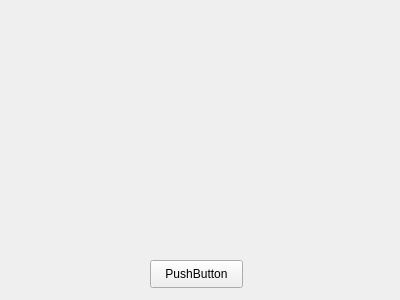
<?xml version="1.0" encoding="UTF-8"?>
<ui version="4.0">
 <class>Form</class>
 <widget class="QWidget" name="Form">
  <property name="geometry">
   <rect>
    <x>0</x>
    <y>0</y>
    <width>400</width>
    <height>300</height>
   </rect>
  </property>
  <property name="windowTitle">
   <string>Form</string>
  </property>
  <widget class="QPushButton" name="pushButton">
   <property name="geometry">
    <rect>
     <x>150</x>
     <y>260</y>
     <width>93</width>
     <height>28</height>
    </rect>
   </property>
   <property name="text">
    <string>PushButton</string>
   </property>
  </widget>
 </widget>
 <resources/>
 <connections/>
</ui>
